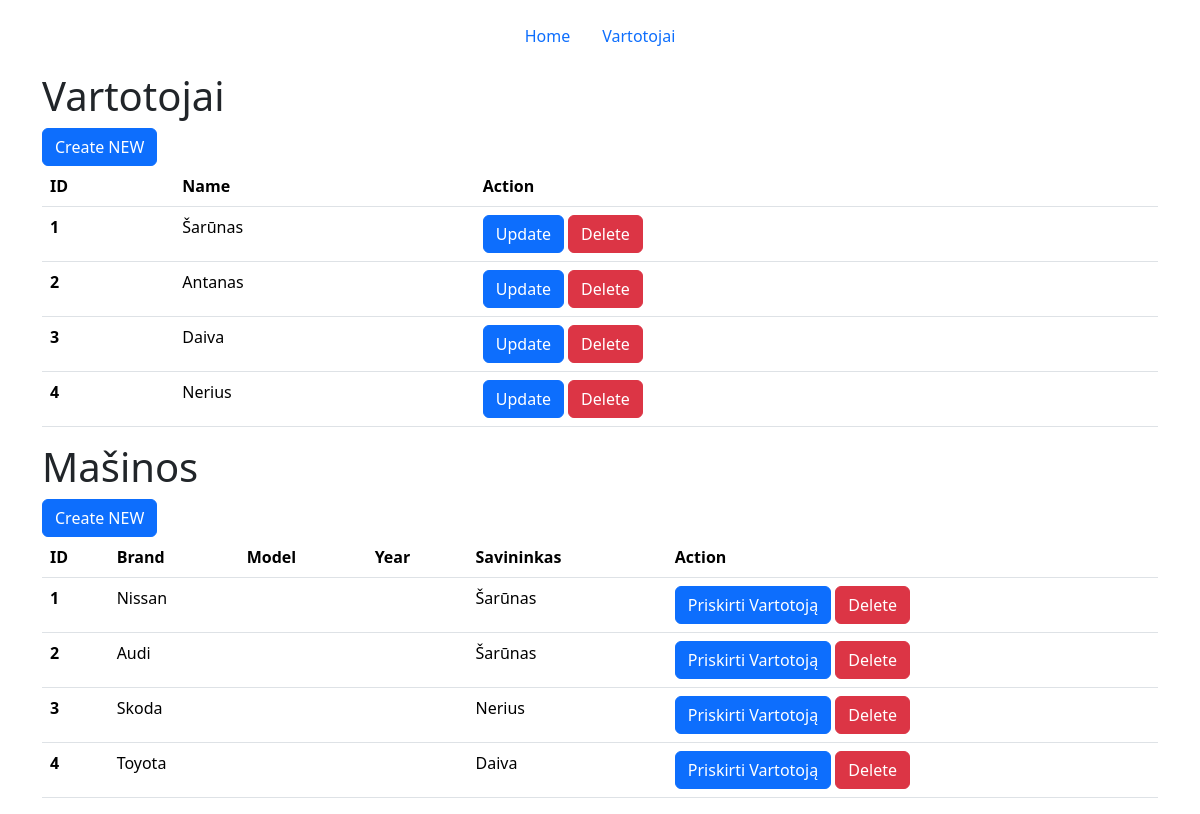
Screenshot of /vartotojai with the database file from the repository.
### Models/Vartotojas.py (models this page shows, shortened)
class Vartotojas(db.Model):
    __tablename__ = "Vartotojai"
    id = db.Column(db.Integer, primary_key=True)
    name = db.Column(db.String)
    masinos = relationship("Masinos", back_populates="vartotojas")

### Models/Masinos.py (models this page shows, shortened)
class Masinos(db.Model):
    __tablename__ = "Masinos"
    id = db.Column(db.Integer, primary_key=True)
    brand = db.Column(db.String)
    model = db.Column(db.String)
    year = db.Column(db.Integer)
    vartotojas_id = db.Column(db.Integer, db.ForeignKey('Vartotojai.id'))
    vartotojas = relationship("Vartotojas", back_populates="masinos")

### app.py (the view)
@app.route("/vartotojai")
def vartotojai():
    vartotojai = gauti_visus_vartotojus()
    masinos = gauti_visas_masinas()
    return render_template("vartotojai/index.html", sarasas=vartotojai, sarasas1=masinos)

### crud.py (called while the page is built)
def gauti_visus_vartotojus():
    return db.session.query(Vartotojas).all()

def gauti_visas_masinas():
    return db.session.query(Masinos).all()

### templates/vartotojai/index.html
{% extends "base.html" %}
{% block content %}
<h1>Vartotojai</h1>
<a class="btn btn-primary" href="vartotojai/create" role="button">Create NEW</a>
<table class="table">
    <thead>
        <tr>
            <th scope="col">ID</th>
            <th scope="col">Name</th>
            <th scope="col">Action</th>
        </tr>
    </thead>
    <tbody>
        {% for vartotojas in sarasas %}
        <tr>
            <th scope="row">{{ vartotojas.id }}</th>
            <td>{{ vartotojas.name }}</td>
            <td>
                <a class="btn btn-primary" href="vartotojai/update/{{ vartotojas.id }}" role="button">Update</a>
                <a class="btn btn-danger" href="vartotojai/delete/{{ vartotojas.id }}" role="button">Delete</a>
            </td>
        </tr>
        {% endfor %}
    </tbody>
</table>
<h1>Mašinos</h1>
<a class="btn btn-primary" href="masinos/create" role="button">Create NEW</a>
<table class="table">
    <thead>
        <tr>
            <th scope="col">ID</th>
            <th scope="col">Brand</th>
            <th scope="col">Model</th>
            <th scope="col">Year</th>
            <th scope="col">Savininkas</th>
            <th scope="col">Action</th>
        </tr>
    </thead>
    <tbody>
        {% for masina in sarasas1 %}
        <tr>
            <th scope="row">{{ masina.id }}</th>
            <td>{{ masina.brand }}</td>
            <td>{{ masina.model }}</td>
            <td>{{ masina.year }}</td>
            <td>{{ masina.vartotojas.name if masina.vartotojas else "Nėra" }}</td>
            <td>
                <a class="btn btn-primary" href="masinos/update/{{ masina.id }}" role="button">Priskirti Vartotoją</a>
                <a class="btn btn-danger" href="masinos/delete/{{ masina.id }}" role="button">Delete</a>
            </td>
        </tr>
        {% endfor %}
    </tbody>
</table>
{% endblock %}

### templates/base.html (shortened to what this page needs)
<!doctype html>
<html lang="en">
<head>
    <link href="https://cdn.jsdelivr.net/npm/bootstrap@5.3.3/dist/css/bootstrap.min.css" rel="stylesheet"
>
</head>
<body>
    <div class="container">
        <header class="d-flex justify-content-center py-3">
            <ul class="nav nav-pills">
                <li class="nav-item">
                    <a href="/" class="nav-link">Home</a>
                </li>
                <li class="nav-item">
                    <a href="/vartotojai" class="nav-link">Vartotojai</a>
                </li>
            </ul>
        </header>
    </div>
    <div class="container">
        {% block content %} {% endblock %}
    </div>
</body>
</html>

### rows the page displays
Vartotojas: id "1", name "Šarūnas"
Vartotojas: id "2", name "Antanas"
Vartotojas: id "3", name "Daiva"
Vartotojas: id "4", name "Nerius"
Masinos: id "1", brand "Nissan", vartotojas "Šarūnas"
Masinos: id "2", brand "Audi", vartotojas "Šarūnas"
Masinos: id "3", brand "Skoda", vartotojas "Nerius"
Masinos: id "4", brand "Toyota", vartotojas "Daiva"
